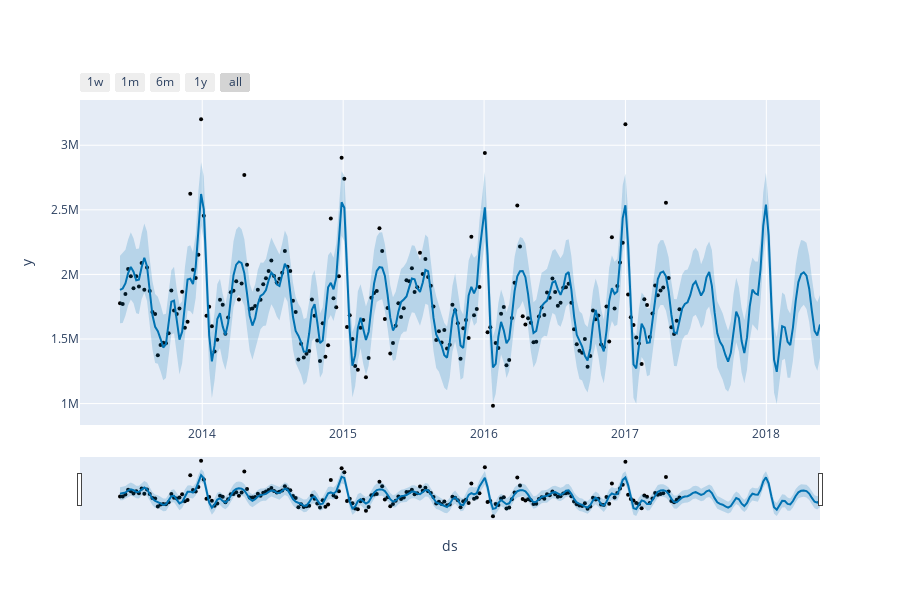

The cell this chart's notebook holds for it:
### Markdown cell above
Let's plot the predictions (blue curve) together with the actual data (black dots) to get an initial idea of how the model did.

### Code cell
#We can use the interactive features of this plot to find dates of holiday spikes in the training data
plot_plotly(m, forecast)
#I'm not sure how to plot the errors here or to include the actual values for the train_test set

### Figure 1 — Plotly figure (JSON) as saved in the notebook; plotly's stock layout.template omitted (floating-point values rounded to 4 significant figures; data arrays with more than 128 entries replaced by an {"elided": "..."} marker saying what was removed)
{"data": [{"marker": {"color": "black", "size": 4}, "mode": "markers", "name": "Actual", "type": "scatter", "x": {"elided": "207 str values"}, "y": {"elided": "207 float values"}}, {"hoverinfo": "skip", "line": {"width": 0}, "mode": "lines", "type": "scatter", "x": {"elided": "259 str values"}, "y": {"elided": "259 float values"}}, {"fill": "tonexty", "fillcolor": "rgba(0, 114, 178, 0.2)", "line": {"color": "#0072B2", "width": 2}, "mode": "lines", "name": "Predicted", "type": "scatter", "x": {"elided": "259 str values"}, "y": {"elided": "259 float values"}}, {"fill": "tonexty", "fillcolor": "rgba(0, 114, 178, 0.2)", "hoverinfo": "skip", "line": {"width": 0}, "mode": "lines", "type": "scatter", "x": {"elided": "259 str values"}, "y": {"elided": "259 float values"}}], "layout": {"height": 600, "showlegend": false, "width": 900, "xaxis": {"rangeselector": {"buttons": [{"count": 7, "label": "1w", "step": "day", "stepmode": "backward"}, {"count": 1, "label": "1m", "step": "month", "stepmode": "backward"}, {"count": 6, "label": "6m", "step": "month", "stepmode": "backward"}, {"count": 1, "label": "1y", "step": "year", "stepmode": "backward"}, {"step": "all"}]}, "rangeslider": {"visible": true}, "title": {"text": "ds"}, "type": "date"}, "yaxis": {"title": {"text": "y"}}}}
